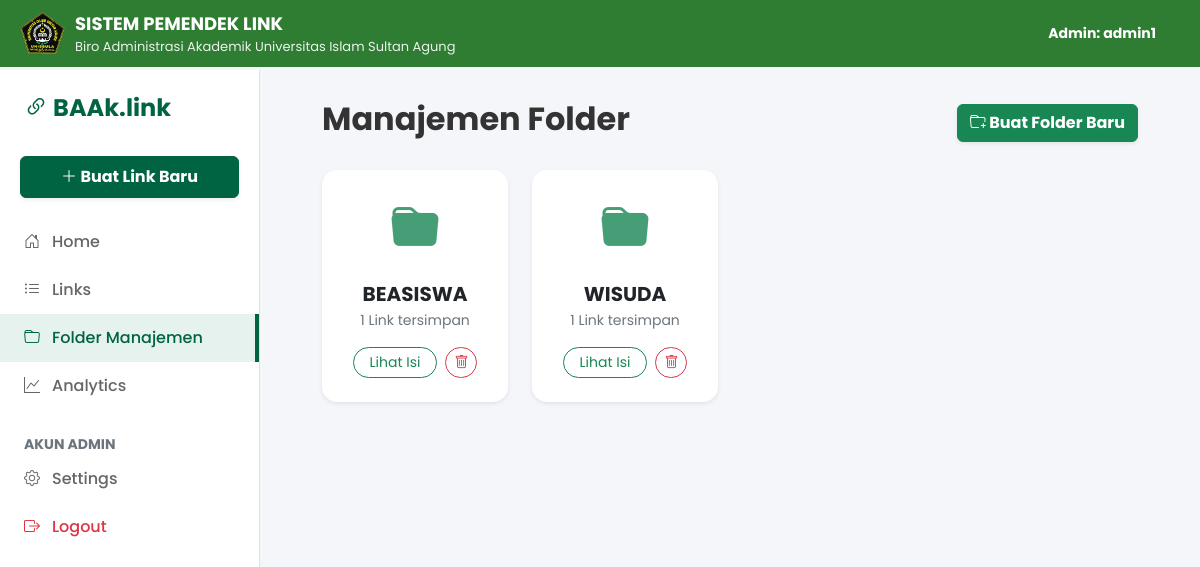
The app's page /index.php?page=folders (signed in) with its own data.
### tables this page shows
CREATE TABLE `folders` (
  `id` int(11) NOT NULL,
  `user_id` int(11) NOT NULL,
  `nama_folder` varchar(50) NOT NULL,
  `created_at` timestamp NOT NULL DEFAULT current_timestamp()
);

### folders.php (the view, shortened to what this page needs)
<?php
$uid = $_SESSION['user_id'];
$q_f = mysqli_query($koneksi, "SELECT f.*, (SELECT COUNT(*) FROM url WHERE folder_id = f.id) as total_link
                               FROM folders f
                               WHERE f.user_id = '$uid'
                               ORDER BY f.nama_folder ASC");
?>
<div class="container-fluid">
    <div class="d-flex justify-content-between align-items-center mb-4">
        <h2 class="fw-bold">Manajemen Folder</h2>
        <button class="btn btn-success fw-bold shadow-sm" data-bs-toggle="modal" data-bs-target="#modalAddFolder">
            <i class="bi bi-folder-plus"></i> Buat Folder Baru
        </button>
    </div>
    <div class="row">
        <?php if (mysqli_num_rows($q_f) > 0): ?>
            <?php while ($f = mysqli_fetch_assoc($q_f)): ?>
                <div class="col-12 col-md-4 col-lg-3 mb-4">
                    <div class="bit-card p-4 shadow-sm border-0 text-center" style="border-radius: 15px; background: #fff;">
                        <div class="mb-3 text-success">
                            <i class="bi bi-folder-fill" style="font-size: 3rem; opacity: 0.8;"></i>
                        </div>
                        <h5 class="fw-bold text-dark mb-1"><?= $f['nama_folder'] ?></h5>
                        <p class="text-muted small mb-3"><?= $f['total_link'] ?> Link tersimpan</p>
                        <div class="d-flex justify-content-center gap-2 mt-2">
                            <a href="index.php?page=links&f_id=<?= $f['id'] ?>" class="btn btn-sm btn-outline-success rounded-pill px-3">Lihat Isi</a>
                            <a href="index.php?page=folders&delete_f=<?= $f['id'] ?>" class="btn btn-sm btn-outline-danger rounded-pill" onclick="return confirm('Hapus folder ini?')">
                                <i class="bi bi-trash"></i>
                            </a>
                        </div>
                    </div>
                </div>
            <?php endwhile; ?>
        <?php endif; ?>
    </div>
</div>

### style.css (style rules this page uses)
body { font-family: 'Poppins', sans-serif; background-color: #f4f6fa; color: #333; overflow-x: hidden; }
.bit-card { background: #fff; border: 1px solid #e0e0e0; border-radius: 10px; padding: 20px; margin-bottom: 20px; box-shadow: 0 2px 6px rgba(0,0,0,0.02); }

### records on screen
folders: nama_folder "BEASISWA", total_link "1"
folders: nama_folder "WISUDA", total_link "1"

### other values on screen
$_SESSION['username'] "admin1"
